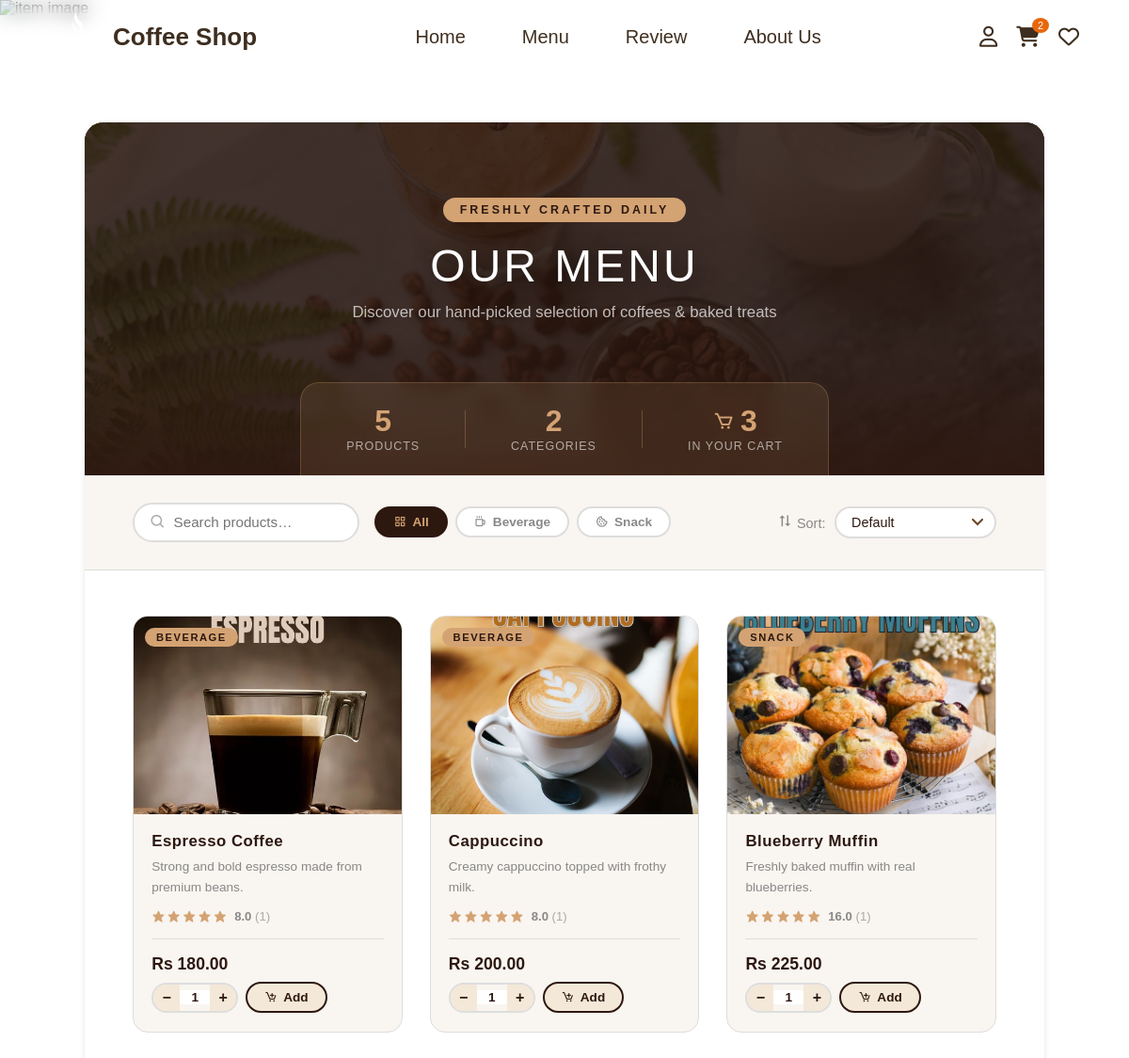
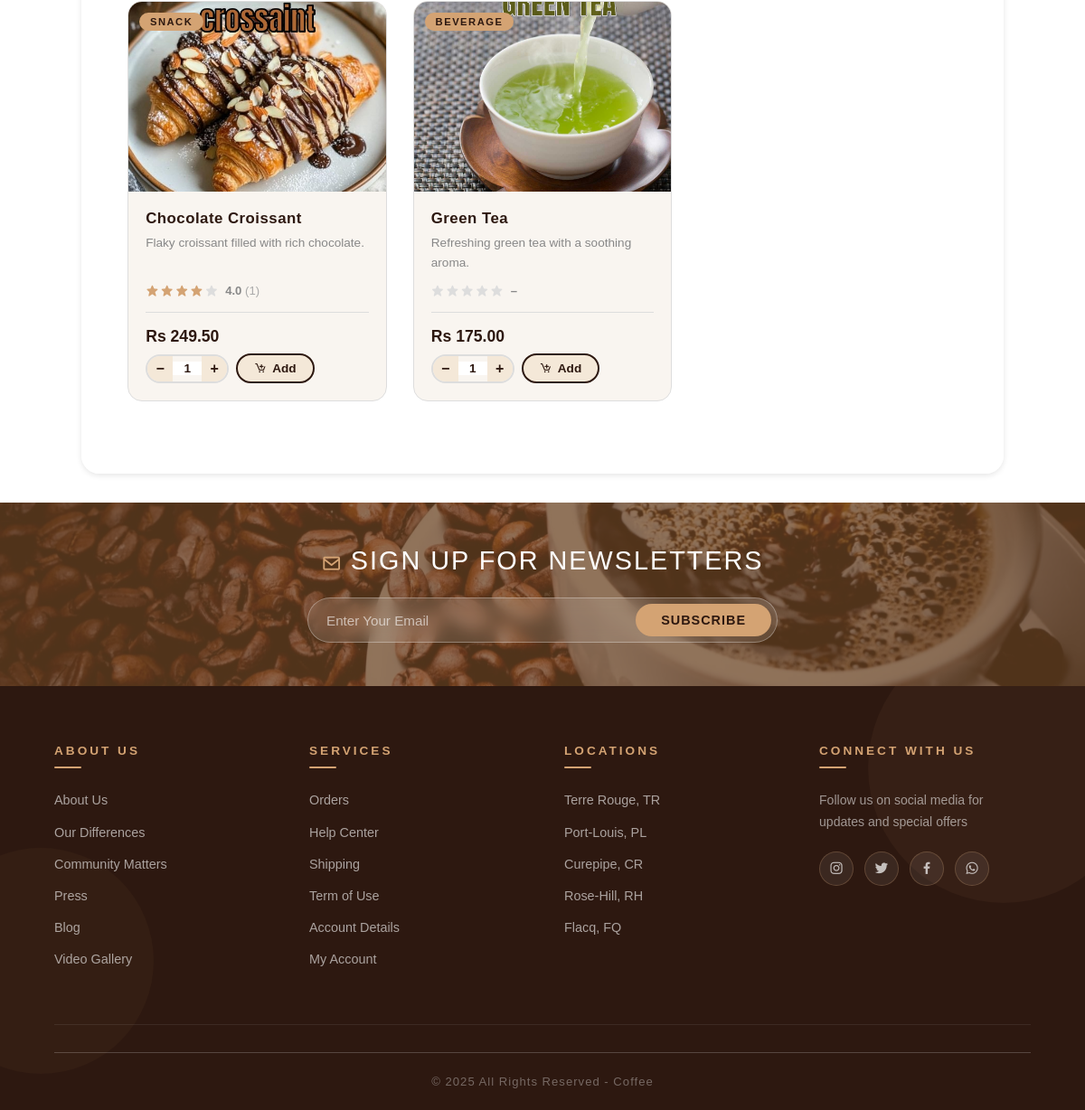
The app's page /pages/view_product.php (signed in) with its own data (2 pictures, top to bottom).
### tables this page shows
CREATE TABLE `product` (
  `Product_id` int(11) NOT NULL,
  `name` varchar(250) NOT NULL,
  `description` text NOT NULL,
  `price` decimal(10,2) NOT NULL,
  `stock_quantity` int(11) NOT NULL,
  `category` varchar(20) NOT NULL,
  `Visible_on_website` tinyint(1) NOT NULL DEFAULT 1,
  `image_source` varchar(255) NOT NULL
);

### pages/view_product.php (the view, shortened to what this page needs)
<?php
    include('../assets/includes/connect.php');
    $user_id = $_SESSION['user_id'] ?? null;
    $category = $_GET['category'] ?? 'all';
    $sort     = $_GET['sort']     ?? 'default';
    $search   = trim($_GET['search'] ?? '');
    $where  = ["p.Visible_on_website = 1"];
    $params = [];
    $order_by = match($sort) {
        'price_asc'  => 'p.price ASC',
        'price_desc' => 'p.price DESC',
        'name_asc'   => 'p.name ASC',
        'rating'     => 'avg_rating DESC',
        default      => 'p.Product_id ASC',
    };
    $sql = "
        SELECT p.*,
               ROUND(AVG(r.Rating), 1) AS avg_rating,
               COUNT(r.Rating)         AS review_count
        FROM product p
        LEFT JOIN review r ON r.Product_id = p.Product_id
        WHERE " . implode(' AND ', $where) . "
        GROUP BY p.Product_id
        ORDER BY $order_by
    ";
    $stmt = $conn->prepare($sql);
    $stmt->execute($params);
    $products = $stmt->fetchAll(PDO::FETCH_ASSOC);
    $cat_stmt = $conn->query("SELECT DISTINCT category FROM product WHERE Visible_on_website = 1 ORDER BY category");
    $categories = $cat_stmt->fetchAll(PDO::FETCH_COLUMN);
    $cart_count = 0;
    if ($user_id) {
        $cc = $conn->prepare("SELECT SUM(quantity) FROM cart WHERE user_id = ?");
        $cc->execute([$user_id]);
        $cart_count = (int)$cc->fetchColumn();
    }
?>
<!DOCTYPE html>
<html lang="en">
<head>
    <link rel="stylesheet" href="../assets/css/header.css?v=<?php echo time(); ?>">
    <link rel="stylesheet" href="../assets/css/view_product.css?v=<?php echo time(); ?>">
    <link rel="stylesheet" href="../assets/css/footer.css?v=<?php echo time(); ?>">
    <img src="../assets/images/productimages/<?php echo $item['image_source']; ?>" alt="item image">
    <link href="https://unpkg.com/boxicons@2.1.4/css/boxicons.min.css" rel="stylesheet">
</head>
<body>
    <?php include('../assets/includes/header.php'); ?>
    <div style="height: 80px; width: 100%;"></div>
    <div class="main">
        <section class="products-hero">
            <div class="hero-overlay"></div>
            <div class="hero-text">
                <span class="hero-tag">Freshly Crafted Daily</span>
                <h1>Our Menu</h1>
                <p>Discover our hand-picked selection of coffees &amp; baked treats</p>
            </div>
            <div class="stats-bar">
                <div class="stat">
                    <span class="stat-num"><?php echo count($products); ?></span>
                    <span class="stat-label">Products</span>
                </div>
                <div class="stat">
                    <span class="stat-num"><?php echo count($categories); ?></span>
                    <span class="stat-label">Categories</span>
                </div>
                <div class="stat">
                    <a href="cart.php" class="stat-cart">
                        <i class="bx bx-cart"></i>
                        <span class="stat-num"><?php echo $cart_count; ?></span>
                    </a>
                    <span class="stat-label">In Your Cart</span>
                </div>
            </div>
        </section>
        <section class="filters-section">
            <form method="GET" class="search-bar" id="filterForm">
                <div class="search-wrap">
                    <i class="bx bx-search"></i>
                    <input type="text" name="search" placeholder="Search products…"
                           value="<?php echo htmlspecialchars($search); ?>">
                </div>
                <div class="category-pills">
                    <a href="?category=all&sort=<?php echo $sort; ?>&search=<?php echo urlencode($search); ?>"
                       class="pill <?php echo $category === 'all' ? 'active' : ''; ?>">
                        <i class="bx bx-grid-alt"></i> All
                    </a>
                    <?php foreach ($categories as $cat): ?>
                    <a href="?category=<?php echo urlencode($cat); ?>&sort=<?php echo $sort; ?>&search=<?php echo urlencode($search); ?>"
                       class="pill <?php echo $category === $cat ? 'active' : ''; ?>">
                        <?php
                            $icons = ['Beverage' => 'bx-coffee', 'Snack' => 'bx-cookie', 'Food' => 'bx-dish'];
                            $icon  = $icons[$cat] ?? 'bx-tag';
                        ?>
                        <i class="bx <?php echo $icon; ?>"></i>
                        <?php echo htmlspecialchars($cat); ?>
                    </a>
                    <?php endforeach; ?>
                </div>
                <div class="sort-wrap">
                    <label><i class="bx bx-sort-alt-2"></i> Sort:</label>
                    <select name="sort" onchange="this.form.submit()">
                        <option value="default"    <?php echo $sort==='default'    ? 'selected':''; ?>>Default</option>
                    </select>
                </div>
            </form>
        </section>
        <section class="products-section">
            <?php if (empty($products)): ?>
            <div class="no-products">
                <i class="bx bx-search-alt"></i>
                <h3>No products found</h3>
                <p>Try a different search or category.</p>
                <a href="view_product.php" class="btn">Clear Filters</a>
            </div>
            <?php else: ?>
            <div class="products-grid">
                <?php foreach ($products as $p):
                    $stars      = round($p['avg_rating'] ?? 0);
                    $avg        = $p['avg_rating'] ? number_format($p['avg_rating'], 1) : '–';
                    $out        = $p['stock_quantity'] == 0;
                ?>
                <div class="product-card <?php echo $out ? 'out-of-stock' : ''; ?>">
                    <div class="card-image">
                        <img src="../assets/images/<?php echo htmlspecialchars($p['image_source']); ?>"
                             alt="<?php echo htmlspecialchars($p['name']); ?>"
                             onerror="this.src='../assets/images/placeholder.jpg'">
                        <span class="category-badge"><?php echo htmlspecialchars($p['category']); ?></span>
                    </div>
                    <div class="card-body">
                        <a href="product_detail.php?id=<?php echo $p['Product_id']; ?>" class="card-title-link">
                        <h3 class="card-title"><?php echo htmlspecialchars($p['name']); ?></h3>
                    </a>
                        <p class="card-desc"><?php echo htmlspecialchars($p['description']); ?></p>
                        <div class="card-rating">
                            <div class="stars">
                                <?php for ($i = 1; $i <= 5; $i++): ?>
                                    <i class="bx bxs-star <?php echo $i <= $stars ? 'filled' : 'empty'; ?>"></i>
                                <?php endfor; ?>
                            </div>
                            <span class="rating-text">
                                <?php echo $avg; ?>
                                <?php if ($p['review_count'] > 0): ?>
                                    <span class="review-count">(<?php echo $p['review_count']; ?>)</span>
                                <?php endif; ?>
                            </span>
                        </div>
                        <div class="card-footer">
                            <span class="price">Rs <?php echo number_format($p['price'], 2); ?></span>
                            <?php if (!$out): ?>
                            <form method="POST" class="add-cart-form">
                                <div class="qty-wrap">
                                    <button type="button" class="qty-btn" onclick="changeQty(this,-1)">−</button>
                                    <input type="number" name="quantity" value="1" min="1"
                                           max="<?php echo $p['stock_quantity']; ?>" class="qty-input" readonly>
                                    <button type="button" class="qty-btn" onclick="changeQty(this,1)">+</button>
                                </div>
                                <button type="submit" name="add_to_cart" class="btn add-btn">
                                    <i class="bx bx-cart-add"></i> Add
                                </button>
                            </form>
                            <?php else: ?>
                            <span class="out-label">Unavailable</span>
                            <?php endif; ?>
                        </div>
                    </div>
                </div>
                <?php endforeach; ?>
            </div>
            <?php endif; ?>
        </section>
    </div>
    <?php include('../assets/includes/footer.php'); ?>
</body>
</html>

### assets/css/header.css (style rules this page uses)
html, body { margin: 0; padding: 0; overflow-x: hidden; font-family: Arial, sans-serif; }
* { box-sizing: border-box; }

### assets/css/footer.css (style rules this page uses)
* { margin: 0; padding: 0; box-sizing: border-box; }
body { display: flex; flex-direction: column; min-height: 100vh; margin: 0; }
.main { flex: 1; }
html { font-size: 16px; -ms-overflow-style: scrollbar; -webkit-tap-highlight-color: transparent; -font-family: sans-serif; --ms-text-size-adjust: 100%; -webkit-text-size-adjust: 100%; }

### records on screen
product: image_source (picture), category "BEVERAGE", name "Espresso Coffee", description "Strong and bold espresso made from premium beans.", avg "8.0", review_count "1", price "180.00"
product: image_source (picture), category "BEVERAGE", name "Cappuccino", description "Creamy cappuccino topped with frothy milk.", avg "8.0", review_count "1", price "200.00"
product: image_source (picture), category "SNACK", name "Blueberry Muffin", description "Freshly baked muffin with real blueberries.", avg "16.0", review_count "1", price "225.00"
product: image_source (picture), category "SNACK", name "Chocolate Croissant", description "Flaky croissant filled with rich chocolate.", avg "4.0", review_count "1", price "249.50"
product: image_source (picture), category "BEVERAGE", name "Green Tea", description "Refreshing green tea with a soothing aroma.", avg "–", price "175.00"

### other values on screen
$total_cart_items ?: '' "2"
count($products) "5"
count($categories) "2"
$cart_count "3"
$cat "Beverage"
$cat "Snack"
